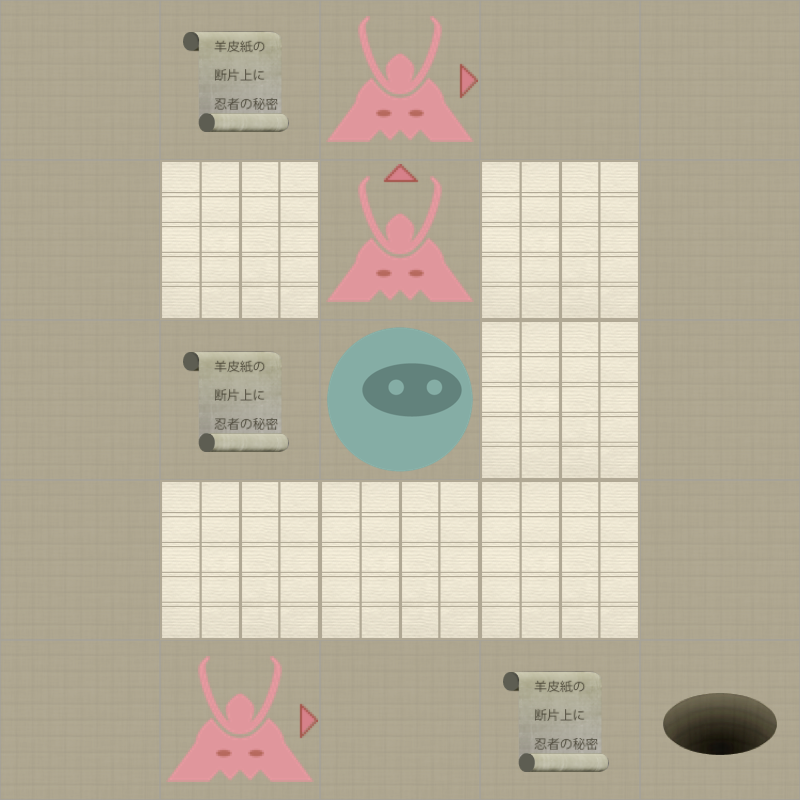

A level layout from a 2D game, rendered from its tile map. Below: a short description, then the map file with tile-grid data replaced by summaries:
An orthogonal 5x5 tile map with 160x160 px tiles, 2 tile layers (Level, Actors).

<map version="1.0" orientation="orthogonal" width="5" height="5" tilewidth="160" tileheight="160">
 <properties>
  <property name="moves" value="12" />
 </properties>
 <tileset firstgid="1" name="tiles" tilewidth="160" tileheight="160" spacing="2" margin="2">
  <image source="tiles-ipadhd.png" width="1024" height="1024" />
  <tile id="0">
   <properties>
    <property name="actor" value="exit" />
   </properties>
  </tile>
  <tile id="2">
   <properties>
    <property name="actor" value="guard" />
    <property name="direction" value="down" />
   </properties>
  </tile>
  <tile id="3">
   <properties>
    <property name="actor" value="guard" />
    <property name="direction" value="left" />
   </properties>
  </tile>
  <tile id="4">
   <properties>
    <property name="actor" value="guard" />
    <property name="direction" value="right" />
   </properties>
  </tile>
  <tile id="5">
   <properties>
    <property name="actor" value="guard" />
    <property name="direction" value="up" />
   </properties>
  </tile>
  <tile id="7">
   <properties>
    <property name="actor" value="player" />
   </properties>
  </tile>
  <tile id="8">
   <properties>
    <property name="actor" value="scroll" />
   </properties>
  </tile>
  <tile id="9">
   <properties>
    <property name="wall" value="1" />
   </properties>
  </tile>
 </tileset>
 <layer name="Level" width="5" height="5">
  <data>[25 cells, 25 non-empty, 2 distinct tile ids]</data>
 </layer>
 <layer name="Actors" width="5" height="5">
  <data>[25 cells, 8 non-empty, 5 distinct tile ids]</data>
 </layer>
</map>
